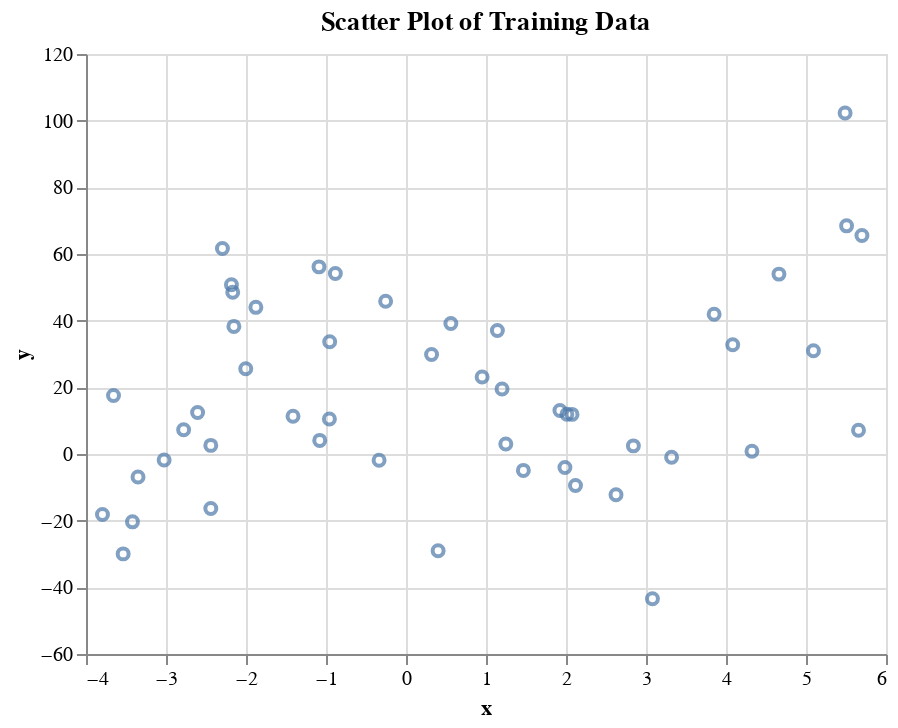

Notebook source saved alongside this figure:
### Markdown cell above
**(a)** Scatter Plot of Training Data

### Code cell
train = pd.read_csv('data/A2_Q7_train.csv', index_col=0)
test = pd.read_csv('data/A2_Q7_test.csv', index_col=0)

scatter = alt.Chart(
    train, 
    title='Scatter Plot of Training Data').mark_point().encode(
        x='x', y='y')

scatter

### Figure 1 — Vega-Lite specification as saved in the notebook (floating-point values rounded to 4 significant figures)
{"config": {"view": {"continuousWidth": 400, "continuousHeight": 300}}, "data": {"name": "data-64089ef3659b166a44a2135408b54e00"}, "mark": "point", "encoding": {"x": {"field": "x", "type": "quantitative"}, "y": {"field": "y", "type": "quantitative"}}, "title": "Scatter Plot of Training Data", "$schema": "https://vega.github.io/schema/vega-lite/v4.17.0.json", "datasets": {"data-64089ef3659b166a44a2135408b54e00": [{"x": -0.2546, "y": 45.84}, {"x": 5.507, "y": 68.45}, {"x": 3.32, "y": -0.951}, {"x": 1.987, "y": -4.025}, {"x": -2.44, "y": -16.37}, {"x": -2.44, "y": 2.587}, {"x": -3.419, "y": -20.35}, {"x": 4.662, "y": 53.96}, {"x": 2.011, "y": 11.91}, {"x": 3.081, "y": -43.42}, {"x": -3.794, "y": -18.13}, {"x": 5.699, "y": 65.54}, {"x": 4.324, "y": 0.8207}, {"x": -1.877, "y": 44.0}, {"x": -2.182, "y": 50.78}, {"x": -2.166, "y": 48.52}, {"x": -0.9576, "y": 10.52}, {"x": 1.248, "y": 3.0}, {"x": 0.3195, "y": 29.87}, {"x": -1.088, "y": 56.14}, {"x": 2.119, "y": -9.428}, {"x": -2.605, "y": 12.44}, {"x": -1.079, "y": 4.081}, {"x": -0.3364, "y": -1.851}, {"x": 0.5607, "y": 39.13}, {"x": 3.852, "y": 41.93}, {"x": -2.003, "y": 25.56}, {"x": 1.142, "y": 37.02}, {"x": 1.924, "y": 13.04}, {"x": -3.535, "y": -29.97}, {"x": 2.075, "y": 11.88}, {"x": -2.295, "y": 61.68}, {"x": -3.349, "y": -6.905}, {"x": 5.489, "y": 102.3}, {"x": 5.656, "y": 7.126}, {"x": 4.084, "y": 32.79}, {"x": -0.9539, "y": 33.66}, {"x": -3.023, "y": -1.812}, {"x": 2.842, "y": 2.444}, {"x": 0.4015, "y": -29.03}, {"x": -2.78, "y": 7.285}, {"x": 0.9518, "y": 23.1}, {"x": -3.656, "y": 17.56}, {"x": 5.093, "y": 30.97}, {"x": -1.412, "y": 11.31}, {"x": 2.625, "y": -12.24}, {"x": -0.8829, "y": 54.15}, {"x": 1.201, "y": 19.48}, {"x": 1.467, "y": -4.923}, {"x": -2.151, "y": 38.28}]}}
